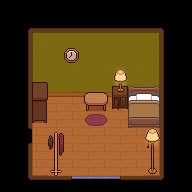

This game map was drawn from its Tiled (.tmx) file and the tilesets committed beside it. A one-line description and the full map source follow:
An orthogonal 12x12 tile map with 16x16 px tiles, 5 tile layers (Floor, Door, Walls, Furniture, ...), 6 tilesets and 6 objects.

<map version="1.10" tiledversion="1.11.2" orientation="orthogonal" renderorder="right-down" width="12" height="12" tilewidth="16" tileheight="16" infinite="0" nextlayerid="19" nextobjectid="41">
 <tileset firstgid="1" name="TopDownHouse_FloorsAndWalls" tilewidth="16" tileheight="16" tilecount="162" columns="18">
  <image source="Top-Down_Retro_Interior/TopDownHouse_FloorsAndWalls.png" width="288" height="144" />
 </tileset>
 <tileset firstgid="163" name="TopDownHouse_FurnitureState1" tilewidth="16" tileheight="16" tilecount="234" columns="13">
  <image source="Top-Down_Retro_Interior/TopDownHouse_FurnitureState1.png" width="208" height="288" />
 </tileset>
 <tileset firstgid="397" name="TopDownHouse_SmallItems" tilewidth="16" tileheight="16" tilecount="64" columns="8">
  <image source="Top-Down_Retro_Interior/TopDownHouse_SmallItems.png" width="128" height="128" />
 </tileset>
 <tileset firstgid="461" name="TopDownHouse_FurnitureState2" tilewidth="16" tileheight="16" tilecount="234" columns="13">
  <image source="Top-Down_Retro_Interior/TopDownHouse_FurnitureState2.png" width="208" height="288" />
 </tileset>
 <tileset firstgid="695" name="interactables" tilewidth="16" tileheight="16" tilecount="4" columns="4">
  <image source="interactables1.png" width="64" height="16" />
 </tileset>
 <tileset firstgid="699" name="vectoraith_tileset_interior_essentials_MAIN_ATLAS" tilewidth="16" tileheight="16" tilecount="7488" columns="72">
  <image source="Interior Tileset Pack - Essentials/16x16/vectoraith_tileset_interior_essentials_MAIN_ATLAS.png" width="1152" height="1664" />
 </tileset>
 <layer id="9" name="Floor" width="12" height="12">
  <data encoding="csv">
0,0,0,0,0,0,0,0,0,0,0,0,
0,0,0,0,0,0,0,0,0,0,0,0,
0,0,0,0,0,0,0,0,0,0,0,0,
0,0,0,0,0,0,0,0,0,0,0,0,
0,0,0,0,0,0,0,0,0,0,0,0,
0,0,0,0,0,0,0,0,0,0,0,0,
0,0,92,93,94,93,94,93,94,95,0,0,
0,0,110,111,112,111,112,111,112,113,0,0,
0,0,110,111,112,111,112,111,112,113,0,0,
0,0,110,111,112,111,112,111,112,113,0,0,
0,0,128,111,112,111,112,111,112,131,0,0,
0,0,0,0,0,0,0,0,0,0,0,0
</data>
 </layer>
 <layer id="13" name="Door" width="12" height="12">
  <properties>
   <property name="door" type="bool" value="true" />
  </properties>
  <data encoding="csv">
0,0,0,0,0,0,0,0,0,0,0,0,
0,0,0,0,0,0,0,0,0,0,0,0,
0,0,0,0,0,0,0,0,0,0,0,0,
0,0,0,0,0,0,0,0,0,0,0,0,
0,0,0,0,0,0,0,0,0,0,0,0,
0,0,0,0,0,0,0,0,0,0,0,0,
0,0,0,0,0,0,0,0,0,0,0,0,
0,0,0,0,0,0,0,0,0,0,0,0,
0,109,0,0,0,0,0,0,0,0,0,0,
0,0,0,0,0,0,0,0,0,0,0,0,
0,0,0,0,0,0,0,0,0,0,0,0,
0,0,0,0,0,0,0,0,0,0,0,0
</data>
 </layer>
 <layer id="10" name="Walls" width="12" height="12">
  <properties>
   <property name="wall" type="bool" value="true" />
  </properties>
  <data encoding="csv">
0,0,0,0,0,0,0,0,0,0,0,0,
0,1,2,2,2,2,2,2,2,2,18,0,
0,127,20,21,22,21,22,21,22,23,144,0,
0,127,38,39,40,39,40,39,40,41,144,0,
0,127,56,57,58,57,58,57,58,59,144,0,
0,127,74,75,76,75,76,75,76,77,144,0,
0,127,0,0,0,0,0,0,0,0,144,0,
0,127,0,0,0,0,0,0,0,0,144,0,
0,0,0,0,0,0,0,0,0,0,144,0,
0,127,0,0,0,0,0,0,0,0,144,0,
0,127,0,0,0,0,0,0,0,0,144,0,
0,145,146,146,150,151,151,153,146,146,162,0
</data>
 </layer>
 <objectgroup id="15" name="Spawn">
  <object id="36" gid="124" x="47.5642" y="144.101" width="16" height="16" visible="0">
   <properties>
    <property name="spawn" type="object" value="36" />
   </properties>
  </object>
 </objectgroup>
 <layer id="11" name="Furniture" width="12" height="12">
  <data encoding="csv">
0,0,0,0,0,0,0,0,0,0,0,0,
0,0,0,0,0,0,0,0,0,0,0,0,
0,0,0,0,0,0,0,0,0,0,0,0,
0,0,0,0,0,0,0,0,0,0,0,0,
0,0,0,0,0,0,0,0,0,0,0,0,
0,0,256,0,0,194,195,464,4289,4290,0,0,
0,0,269,0,0,207,208,477,4361,4362,0,0,
0,0,282,0,0,210,211,0,4433,4434,0,0,
0,0,0,0,0,0,0,0,0,260,0,0,
0,0,0,0,0,0,0,0,0,0,0,0,
0,0,0,0,0,0,0,0,0,286,0,0,
0,0,0,0,0,0,0,0,0,0,0,0
</data>
 </layer>
 <layer id="12" name="Furniture2" width="12" height="12">
  <data encoding="csv">
0,0,0,0,0,0,0,0,0,0,0,0,
0,0,0,0,0,0,0,0,0,0,0,0,
0,0,0,0,0,0,0,0,0,0,0,0,
0,0,0,0,410,0,0,0,0,0,0,0,
0,0,0,0,0,0,0,669,0,0,0,0,
0,0,0,0,0,0,0,682,0,0,0,0,
0,0,0,0,0,0,0,0,0,0,0,0,
0,0,0,0,0,0,0,0,0,0,0,0,
0,0,0,555,0,0,0,0,0,558,0,0,
0,0,0,568,0,0,0,0,0,571,0,0,
0,0,0,581,0,0,0,0,0,584,0,0,
0,0,0,0,0,0,0,0,0,0,0,0
</data>
 </layer>
 <objectgroup id="14" name="Objects">
  <properties>
   <property name="type" value="tools" />
  </properties>
  <object id="33" gid="695" x="87.8327" y="150.969" width="16" height="16">
   <properties>
    <property name="itemType" value="open_box" />
   </properties>
  </object>
  <object id="38" gid="697" x="119.859" y="167.132" width="16" height="16">
   <properties>
    <property name="itemType" value="books" />
   </properties>
  </object>
  <object id="37" gid="696" x="128.743" y="117.514" width="16" height="16">
   <properties>
    <property name="itemType" value="tape" />
   </properties>
  </object>
  <object id="39" gid="697" x="55.7711" y="118.092" width="16" height="16">
   <properties>
    <property name="itemType" value="books" />
   </properties>
  </object>
  <object id="40" gid="697" x="79.8835" y="174.566" width="16" height="16">
   <properties>
    <property name="itemType" value="books" />
   </properties>
  </object>
 </objectgroup>
</map>
